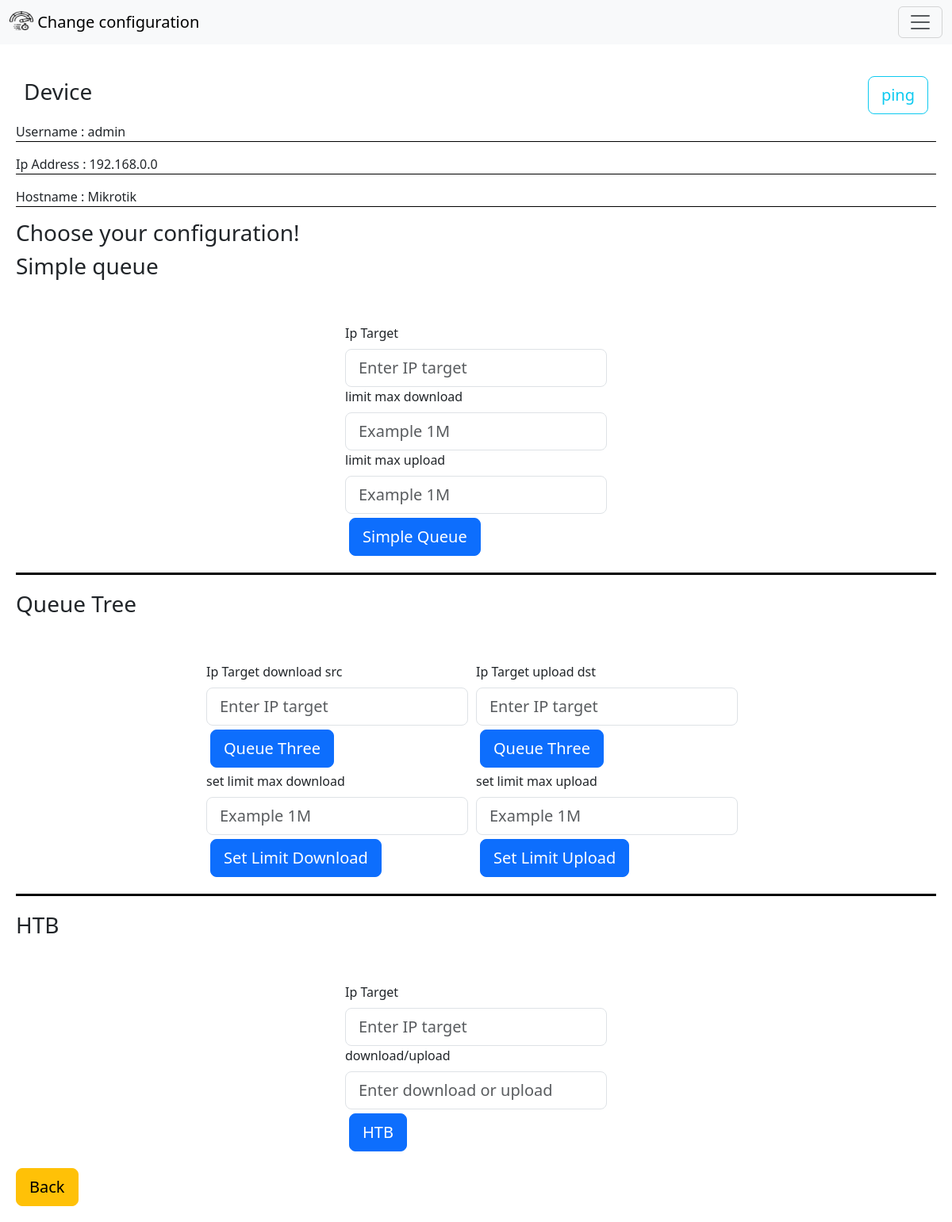
/config/5, run on the app's committed database.
### network_automation/models.py (models this page shows, shortened)
class Device(models.Model):
    ip_address = models.CharField(max_length=255)
    hostname = models.CharField(max_length=255)
    username = models.CharField(max_length=255)
    password = models.CharField(max_length=255)
    CONFIG_CHOICES = [
        ('simple_queue', 'Simple Queue'),
        ('queue_three', 'Queue Three'),
        ('HTB', 'HTB'),
    ]
    config = models.CharField(max_length=255, choices=CONFIG_CHOICES, default='default')

### network_automation/views.py (the view, shortened to what this page needs)
# urls.py: path('config/<str:id_device>', views.config, name="config"),
def config(request, id_device):
    device = get_object_or_404(Device, id=id_device)
    messages.error(request, "Failed to edit device")
    context = {
        'title' : "Edit Config",
        'active_devices' : 'active',
        'device' : device
    }
    return render(request, 'config.html', context)

### network_automation/templates/config.html (shortened to what this page needs)
<!doctype html>
<html lang="en">
  <head>
    <link href="https://cdn.jsdelivr.net/npm/bootstrap@5.3.2/dist/css/bootstrap.min.css" rel="stylesheet">
    <link rel="stylesheet" href="/static/css/style.css">
  </head>
  <body>
   <div class="container-navbar">
    <nav class="navbar bg-body-tertiary">
        <div class="container-fluid">
          <a class="navbar-brand" href="#">
            <img src="/static/image/bandwidth.png" alt="Logo" width="30" height="24" class="d-inline-block align-text-top">
          Change configuration
          </a>
          <button class="navbar-toggler" type="button" data-bs-toggle="collapse" data-bs-target="#navbarNavDropdown" aria-controls="navbarNavDropdown" aria-expanded="false" aria-label="Toggle navigation">
            <span class="navbar-toggler-icon"></span>
          </button>
        </div>
      </nav>
   </div>
   <div class="container-input">
<form action="{% url 'simple' id_device=device.id %}" method="post">
    <div class="content-config" style="margin: 10px;">
      <div class="title" style="display: flex; justify-content: space-between;  align-items: center;">
          <h3>Device</h3>
          <a href="{% url 'ping' id_device=device.id %}" class="btn btn-lg btn-outline-info">ping</a>
      </div>
  </div>
    <p style="border-bottom: 1px solid black;">Username   : {{ device.username }}</p>
    <p style="border-bottom: 1px solid black;">Ip Address : {{ device.ip_address }}</p>
    <p style="border-bottom: 1px solid black;">Hostname   : {{ device.hostname }}</p>
    <h3 style="grid-column: 1;">Choose your configuration!</h3>
    <h3>Simple queue</h3>
    <div class="d-flex justify-content-center pt-4"style="border-bottom: solid black;">
      <div class="d-flex justify-content-center pt-4" >
        <div class="mb-3">
          <label class="form-label">Ip Target</label>
          <input class="form-control form-control-lg" type="text" name="target_simple_queue" id="target_simple_queue" placeholder="Enter IP target" />
          <label class="form-label">limit max download</label>
          <input class="form-control form-control-lg" type="text" name="simple_que_max_down" id="simple_que_max_down" placeholder="Example 1M" />
          <label class="form-label">limit max upload</label>
          <input class="form-control form-control-lg" type="text" name="simple_que_max_up" id="simple_que_max_up" placeholder="Example 1M" />
          <button  type="submit" class="btn btn-lg btn-primary" style="margin: 5px;max-height: 50px;" name="config" value="simple_queue">Simple Queue</button>
        </div>
    </div>
 </div>
<h3 style="padding-top: 20px;">Queue Tree</h3>
  <div class="d-flex justify-content-center pt-4" style="border-bottom: solid black;" >
    <div class="d-flex justify-content-center pt-4" >
      <div class="mb-3">
        <label class="form-label">Ip Target download src</label>
        <input class="form-control form-control-lg" type="text" name="target_queue_three" id="target_queue_three" placeholder="Enter IP target" />
        <button type="submit" class="btn btn-lg btn-primary" style="margin: 5px; max-height: 50px; " name="config" value="queue_three">Queue Three</button>
        <br>
        <label class="form-label">set limit max download</label>
        <input class="form-control form-control-lg" type="text" name="qtreeSetdown" id="qtreeSetdown" placeholder="Example 1M" />
        <button type="submit" class="btn btn-lg btn-primary" style="margin: 5px; max-height: 50px; " name="config" value="Qtree_setDown">Set Limit Download</button>
      </div>
      <div class="mb-3" style="padding: 0px 10px;">
        <label class="form-label">Ip Target upload dst</label>
        <input class="form-control form-control-lg" type="text" name="Qt_upload" id="Qt_upload" placeholder="Enter IP target" />
        <button type="submit" class="btn btn-lg btn-primary" style="margin: 5px; max-height: 50px; " name="config" value="Qt_upload">Queue Three</button>
        <br>
        <label class="form-label">set limit max upload</label>
        <input class="form-control form-control-lg" type="text" name="qtreeSetUP" id="qtreeSetUP" placeholder="Example 1M" />
        <button type="submit" class="btn btn-lg btn-primary" style="margin: 5px; max-height: 50px; " name="config" value="Qtree_setUplod">Set Limit Upload</button>
      </div>
    </div>
 </div>
 <h3 style="padding-top: 20px;">HTB</h3>
      <div class="d-flex justify-content-center pt-4">
        <div class="d-flex justify-content-center pt-4">
          <div class="mb-3">
            <label class="form-label">Ip Target</label>
            <input class="form-control form-control-lg" type="text" name="target_htb" id="target_htb" placeholder="Enter IP target" />
            <label class="form-label">download/upload</label>
            <input class="form-control form-control-lg" type="text" name="condition" id="condition" placeholder="Enter download or upload" />
            <button type="submit" class="btn btn-lg btn-primary" style="margin: 5px; max-height: 50px;" name="config" value="HTB">HTB</button>
          </div>
        </div>
      </div>
        <a href="/" class="btn btn-lg btn-warning">Back</a>
</form>
  </body>
</html>

### static/css/style.css (style rules this page uses)
.container-input { padding: 20px; margin-top: 10px; }

### data on the page
Device: username "admin", ip_address "192.168.0.0", hostname "Mikrotik"
